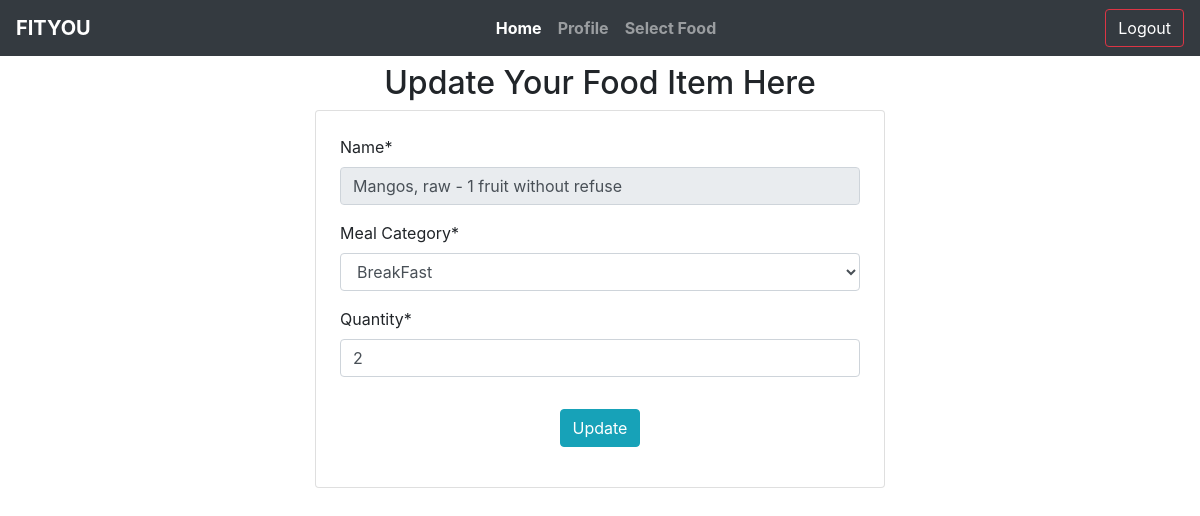
The app's page /update-food-item/1 (signed in) with its own data.
### main_app/models.py (models this page shows, shortened)
class UserFoodItems(models.Model):
    user = models.ForeignKey(User,on_delete=models.CASCADE,null=True)
    name = models.CharField(max_length=100,null=True)
    meal_cat = models.ForeignKey(MealCategory,on_delete=models.CASCADE,null=True,default="BreakFast")
    quantity = models.PositiveIntegerField(default=0)
    calories = models.FloatField(default=0)
    fats = models.FloatField(null=True)
    proteins = models.FloatField(null=True)
    carbs = models.FloatField(null=True)
    date_added = models.DateField(default=timezone.now)
    class Meta:
        verbose_name = 'User Food Item'

### main_app/views.py (the view, shortened to what this page needs)
# urls.py: path('update-food-item/<int:id>',views.updatefooditem,name="update_food_item"),
@login_required(login_url='login')
def updatefooditem(request,id):
    food = UserFoodItems.objects.get(id = id)
    form = UpdateFoodItem(instance=food)
    context = {'form':form}
    return render(request,'main_app/update_food.html',context)

### main_app/forms.py
class UpdateFoodItem(forms.ModelForm):
    def __init__(self, *args, **kwargs):
       super(UpdateFoodItem, self).__init__(*args, **kwargs)
       self.fields['name'].widget.attrs['readonly'] = True
    class Meta:
        model = UserFoodItems
        fields = ['name','meal_cat','quantity']
        labels = {
            'meal_cat': ('Meal Category')
        }

### main_app/models.py (called while the page is built)
    def __str__(self):
        return self.title

### main_app/templates/main_app/update_food.html (shortened to what this page needs)
{% extends 'main_app/index.html' %}
{% load crispy_forms_tags %}
{% block main %}
<h2 class="text-center mt-2">Update Your Food Item Here</h2>
<div class="container" style="max-width: 50%;">
    <div class="card py-4 px-4 mb-2">
        <form method="POST">
            <fieldset class="form-group">
                {{ form|crispy }}
            </fieldset>
            <div class="form-group text-center">
                <button type="submit" class="btn btn-info">Update</button>
            </div>
        </form>
    </div>
</div>
{% endblock main %}

### main_app/static/css/style.css (style rules this page uses)
body { margin: 0; padding: 0; }

### records on screen
UserFoodItems: name "Mangos, raw - 1 fruit without refuse", meal_cat "BreakFast", quantity "2"
